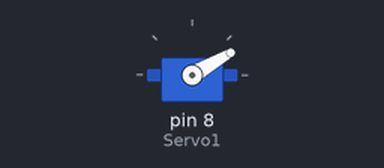
Bench run of a sketch on a simulated Arduino Uno, built with avr-gcc and run on an emulated ATmega328P. Shown: servo.

Above: at 0.05 s.
At 4.0 s:
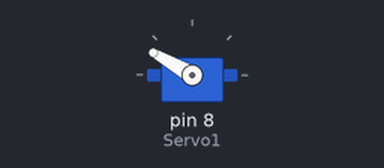
Timing chart, 0 to 5.2 s (numbered marks = the images above):
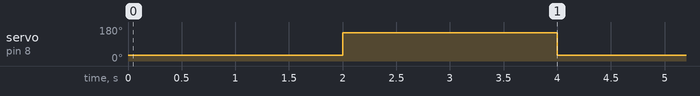

Measured:
- by itself, servo on pin 8 (Servo1): alternates 150° for 2.0 s and 30° for 2.0 s

The sketch:

Servo.ino
```cpp
#include <Servo.h>
Servo Servo1;

void setup(){
  Servo1.attach(8);
}

void loop(){
  Servo1.write(30);
  delay(2000);
  Servo1.write(150);
  delay(2000);
}
```
